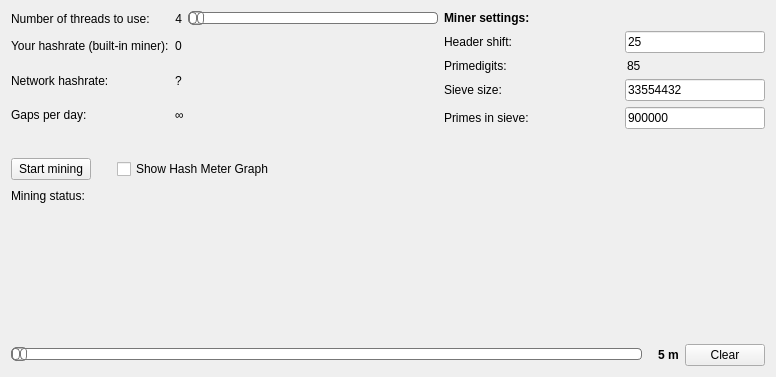
<?xml version="1.0" encoding="UTF-8"?>
<ui version="4.0">
 <class>MiningPage</class>
 <widget class="QWidget" name="MiningPage">
  <property name="geometry">
   <rect>
    <x>0</x>
    <y>0</y>
    <width>776</width>
    <height>377</height>
   </rect>
  </property>
  <property name="windowTitle">
   <string>Mining</string>
  </property>
  <layout class="QVBoxLayout" name="verticalLayout">
   <item>
    <layout class="QHBoxLayout" name="horizontalLayout_1">
     <item>
      <layout class="QGridLayout" name="gridLayout">
       <item row="0" column="0">
        <widget class="QLabel" name="textlabelNumberOfThreads">
         <property name="text">
          <string>Number of threads to use:</string>
         </property>
        </widget>
       </item>
       <item row="0" column="1">
        <layout class="QHBoxLayout" name="horizontalLayout_2">
         <item>
          <widget class="QLabel" name="labelNCores">
           <property name="text">
            <string>4</string>
           </property>
           <property name="alignment">
            <set>Qt::AlignRight|Qt::AlignTrailing|Qt::AlignVCenter</set>
           </property>
          </widget>
         </item>
         <item>
          <widget class="QSlider" name="sliderCores">
           <property name="minimumSize">
            <size>
             <width>250</width>
             <height>0</height>
            </size>
           </property>
           <property name="styleSheet">
            <string notr="true">QSlider::groove:horizontal {
border: 1px solid #bbb;
background: white;
height: 10px;
border-radius: 4px;
}

QSlider::sub-page:horizontal {
background: qlineargradient(x1: 0, y1: 0,    x2: 0, y2: 1,
    stop: 0 #66e, stop: 1 #bbf);
background: qlineargradient(x1: 0, y1: 0.2, x2: 1, y2: 1,
    stop: 0 #CFF, stop: 1 #59C6A7);
border: 1px solid #777;
height: 10px;
border-radius: 4px;
}

QSlider::add-page:horizontal {
background: #fff;
border: 1px solid #777;
height: 10px;
border-radius: 4px;
}

QSlider::handle:horizontal {
background: qlineargradient(x1:0, y1:0, x2:1, y2:1,
    stop:0 #eee, stop:1 #4A7172);
border: 1px solid #777;
width: 13px;
margin-top: -2px;
margin-bottom: -2px;
border-radius: 4px;
}

QSlider::handle:horizontal:hover {
background: qlineargradient(x1:0, y1:0, x2:1, y2:1,
    stop:0 #fff, stop:1 #ddd);
border: 1px solid #444;
border-radius: 4px;
}

QSlider::sub-page:horizontal:disabled {
background: #bbb;
border-color: #999;
}

QSlider::add-page:horizontal:disabled {
background: #eee;
border-color: #999;
}

QSlider::handle:horizontal:disabled {
background: #eee;
border: 1px solid #aaa;
border-radius: 4px;
}</string>
           </property>
           <property name="orientation">
            <enum>Qt::Horizontal</enum>
           </property>
          </widget>
         </item>
        </layout>
       </item>
       <item row="1" column="0">
        <widget class="QLabel" name="textlabelMinerHashRate">
         <property name="text">
          <string>Your hashrate (built-in miner):</string>
         </property>
        </widget>
       </item>
       <item row="1" column="1">
        <widget class="QLabel" name="labelMinerHashRate">
         <property name="text">
          <string>0</string>
         </property>
        </widget>
       </item>
       <item row="2" column="0">
        <widget class="QLabel" name="textlabelNetHashRate">
         <property name="text">
          <string>Network hashrate:</string>
         </property>
        </widget>
       </item>
       <item row="2" column="1">
        <widget class="QLabel" name="labelNetHashRate">
         <property name="text">
          <string>?</string>
         </property>
        </widget>
       </item>
       <item row="3" column="0">
        <widget class="QLabel" name="textlabelNextBlock">
         <property name="text">
          <string>Gaps per day:</string>
         </property>
        </widget>
       </item>
       <item row="3" column="1">
        <widget class="QLabel" name="labelNextBlock">
         <property name="text">
          <string>∞</string>
         </property>
        </widget>
       </item>
      </layout>
     </item>
     <item>
      <layout class="QGridLayout" name="SieveSettings">
       <item row="0" column="0" colspan="2">
        <widget class="QLabel" name="textlabelMinerSettings">
         <property name="minimumSize">
          <size>
           <width>140</width>
           <height>0</height>
          </size>
         </property>
         <property name="maximumSize">
          <size>
           <width>140</width>
           <height>16777215</height>
          </size>
         </property>
         <property name="styleSheet">
          <string notr="true">font-weight: bold;</string>
         </property>
         <property name="text">
          <string>Miner settings:</string>
         </property>
        </widget>
       </item>
       <item row="1" column="0">
        <widget class="QLabel" name="headershiftLabel">
         <property name="text">
          <string>Header shift:</string>
         </property>
         <property name="textFormat">
          <enum>Qt::PlainText</enum>
         </property>
         <property name="buddy">
          <cstring>headershiftValue</cstring>
         </property>
        </widget>
       </item>
       <item row="1" column="1">
        <widget class="QValidatedLineEdit" name="headershiftValue">
         <property name="minimumSize">
          <size>
           <width>140</width>
           <height>0</height>
          </size>
         </property>
         <property name="maximumSize">
          <size>
           <width>140</width>
           <height>16777215</height>
          </size>
         </property>
         <property name="toolTip">
          <string>Sets the header shift - sieve size will be 2^shift size.</string>
         </property>
         <property name="text">
          <string>25</string>
         </property>
        </widget>
       </item>
       <item row="2" column="0">
        <widget class="QLabel" name="primedigitlabelText">
         <property name="text">
          <string>Primedigits:</string>
         </property>
         <property name="textFormat">
          <enum>Qt::PlainText</enum>
         </property>
        </widget>
       </item>
       <item row="2" column="1">
        <widget class="QLabel" name="primedigitValue">
         <property name="minimumSize">
          <size>
           <width>140</width>
           <height>0</height>
          </size>
         </property>
         <property name="maximumSize">
          <size>
           <width>140</width>
           <height>16777215</height>
          </size>
         </property>
         <property name="toolTip">
          <string>The number of digits in the primes being searched</string>
         </property>
         <property name="text">
          <string>85</string>
         </property>
         <property name="margin">
          <number>0</number>
         </property>
         <property name="indent">
          <number>2</number>
         </property>
        </widget>
       </item>
       <item row="3" column="0">
        <widget class="QLabel" name="sievesizelabelText">
         <property name="text">
          <string>Sieve size:</string>
         </property>
         <property name="textFormat">
          <enum>Qt::PlainText</enum>
         </property>
        </widget>
       </item>
       <item row="3" column="1">
        <widget class="QValidatedLineEdit" name="sievesizeValue">
         <property name="minimumSize">
          <size>
           <width>140</width>
           <height>0</height>
          </size>
         </property>
         <property name="maximumSize">
          <size>
           <width>140</width>
           <height>16777215</height>
          </size>
         </property>
         <property name="toolTip">
          <string>The size of the prime sieve, 2^shift</string>
         </property>
         <property name="text">
          <string>33554432</string>
         </property>
        </widget>
       </item>
       <item row="4" column="0">
        <widget class="QLabel" name="sieveprimeslabelText">
         <property name="text">
          <string>Primes in sieve:</string>
         </property>
        </widget>
       </item>
       <item row="4" column="1">
        <widget class="QValidatedLineEdit" name="sieveprimesValue">
         <property name="minimumSize">
          <size>
           <width>140</width>
           <height>0</height>
          </size>
         </property>
         <property name="maximumSize">
          <size>
           <width>140</width>
           <height>16777215</height>
          </size>
         </property>
         <property name="toolTip">
          <string>Sets the amount of primes used in the sieve.</string>
         </property>
         <property name="text">
          <string>900000</string>
         </property>
        </widget>
       </item>
      </layout>
     </item>
    </layout>
   </item>
   <item>
    <widget class="QLabel" name="labelAddress">
     <property name="text">
      <string/>
     </property>
    </widget>
   </item>
   <item>
    <layout class="QHBoxLayout" name="horizontalLayout_3">
     <item>
      <widget class="QPushButton" name="pushSwitchMining">
       <property name="text">
        <string>Start mining</string>
       </property>
      </widget>
     </item>
     <item>
      <spacer name="verticalSpacer">
       <property name="orientation">
        <enum>Qt::Vertical</enum>
       </property>
       <property name="sizeHint" stdset="0">
        <size>
         <width>20</width>
         <height>100</height>
        </size>
       </property>
      </spacer>
     </item>
     <item>
      <widget class="QCheckBox" name="checkBoxShowGraph">
       <property name="text">
        <string>Show Hash Meter Graph</string>
       </property>
      </widget>
     </item>
     <item>
      <spacer name="horizontalSpacer_2">
       <property name="orientation">
        <enum>Qt::Horizontal</enum>
       </property>
       <property name="sizeHint" stdset="0">
        <size>
         <width>40</width>
         <height>20</height>
        </size>
       </property>
      </spacer>
     </item>
    </layout>
   </item>
   <item>
    <spacer name="verticalSpacer1">
     <property name="orientation">
      <enum>Qt::Vertical</enum>
     </property>
     <property name="sizeHint" stdset="0">
      <size>
       <width>20</width>
       <height>10</height>
      </size>
     </property>
    </spacer>
   </item>
   <item>
    <layout class="QHBoxLayout" name="miningStatisticsLayout">
     <item>
      <widget class="QLabel" name="miningStatisticslabelText">
       <property name="sizePolicy">
        <sizepolicy hsizetype="Minimum" vsizetype="Preferred">
         <horstretch>0</horstretch>
         <verstretch>0</verstretch>
        </sizepolicy>
       </property>
       <property name="text">
        <string>Mining status:</string>
       </property>
      </widget>
     </item>
     <item>
      <widget class="QLabel" name="miningStatistics">
       <property name="sizePolicy">
        <sizepolicy hsizetype="MinimumExpanding" vsizetype="Preferred">
         <horstretch>0</horstretch>
         <verstretch>0</verstretch>
        </sizepolicy>
       </property>
      </widget>
     </item>
    </layout>
   </item>
   <item>
    <layout class="QHBoxLayout" name="horizontalLayout_6">
     <item>
      <widget class="HashRateGraphWidget" name="minerHashRateWidget" native="true">
       <property name="sizePolicy">
        <sizepolicy hsizetype="Expanding" vsizetype="Expanding">
         <horstretch>0</horstretch>
         <verstretch>0</verstretch>
        </sizepolicy>
       </property>
      </widget>
     </item>
     <item>
      <spacer name="verticalSpacer_1">
       <property name="orientation">
        <enum>Qt::Vertical</enum>
       </property>
       <property name="sizeHint" stdset="0">
        <size>
         <width>10</width>
         <height>200</height>
        </size>
       </property>
      </spacer>
     </item>
    </layout>
   </item>
   <item>
    <layout class="QHBoxLayout" name="horizontalLayout_8">
     <item>
      <widget class="QSlider" name="sliderGraphSampleTime">
       <property name="minimumSize">
        <size>
         <width>250</width>
         <height>0</height>
        </size>
       </property>
       <property name="styleSheet">
        <string notr="true">QSlider::groove:horizontal {
                border: 1px solid #bbb;
                background: white;
                height: 10px;
                border-radius: 4px;
                }

                QSlider::sub-page:horizontal {
                background: qlineargradient(x1: 0, y1: 0,    x2: 0, y2: 1,
                    stop: 0 #66e, stop: 1 #bbf);
                background: qlineargradient(x1: 0, y1: 0.2, x2: 1, y2: 1,
                    stop: 0 #bbf, stop: 1 #43726F);
                border: 1px solid #777;
                height: 10px;
                border-radius: 4px;
                }

                QSlider::add-page:horizontal {
                background: #fff;
                border: 1px solid #777;
                height: 10px;
                border-radius: 4px;
                }

                QSlider::handle:horizontal {
                background: qlineargradient(x1:0, y1:0, x2:1, y2:1,
                    stop:0 #eee, stop:1 #43726F);
                border: 1px solid #777;
                width: 13px;
                margin-top: -2px;
                margin-bottom: -2px;
                border-radius: 4px;
                }

                QSlider::handle:horizontal:hover {
                background: qlineargradient(x1:0, y1:0, x2:1, y2:1,
                    stop:0 #fff, stop:1 #ddd);
                border: 1px solid #444;
                border-radius: 4px;
                }

                QSlider::sub-page:horizontal:disabled {
                background: #bbb;
                border-color: #999;
                }

                QSlider::add-page:horizontal:disabled {
                background: #eee;
                border-color: #999;
                }

                QSlider::handle:horizontal:disabled {
                background: #eee;
                border: 1px solid #aaa;
                border-radius: 4px;
          }</string>
       </property>
       <property name="orientation">
        <enum>Qt::Horizontal</enum>
       </property>
      </widget>
     </item>
     <item>
      <layout class="QHBoxLayout" name="horizontalLayout_7">
       <item>
        <spacer name="verticalSpacer_2">
         <property name="orientation">
          <enum>Qt::Vertical</enum>
         </property>
         <property name="sizeHint" stdset="0">
          <size>
           <width>10</width>
           <height>20</height>
          </size>
         </property>
        </spacer>
       </item>
      </layout>
     </item>
     <item>
      <widget class="QLabel" name="labelGraphSampleSize">
       <property name="font">
        <font>
         <weight>75</weight>
         <bold>true</bold>
        </font>
       </property>
       <property name="text">
        <string>5 m</string>
       </property>
      </widget>
     </item>
     <item>
      <widget class="QPushButton" name="pushButtonClearData">
       <property name="text">
        <string>Clear</string>
       </property>
      </widget>
     </item>
    </layout>
   </item>
  </layout>
 </widget>
 <customwidgets>
  <customwidget>
   <class>HashRateGraphWidget</class>
   <extends>QWidget</extends>
   <header>qt/hashrategraphwidget.h</header>
   <container>1</container>
   <slots>
    <slot>clear()</slot>
   </slots>
  </customwidget>
  <customwidget>
   <class>QValidatedLineEdit</class>
   <extends>QLineEdit</extends>
   <header>qt/qvalidatedlineedit.h</header>
  </customwidget>
 </customwidgets>
 <resources/>
 <connections/>
</ui>
